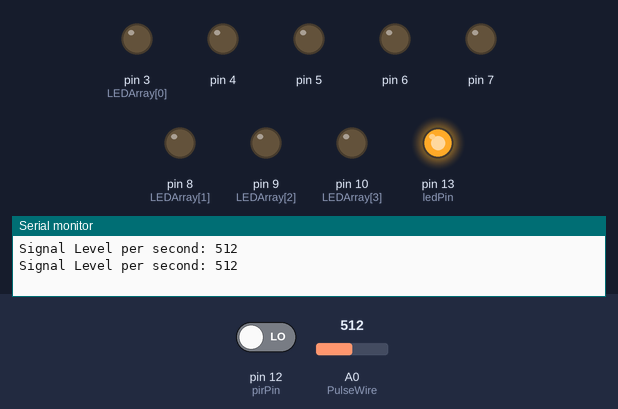
A sketch run on a simulated Arduino Uno, built with avr-gcc and run on an emulated ATmega328P. Parts: output pins drawn as LEDs (lit = HIGH), the last lines printed to the serial monitor. Inputs (shaded band) come from the test bench; at power-on: pin 12 (pirPin) LOW, A0 (PulseWire) = 512.

Above: at 1.8 s.
1.9 s: pin 12 (pirPin) driven HIGH
At 2.4 s:
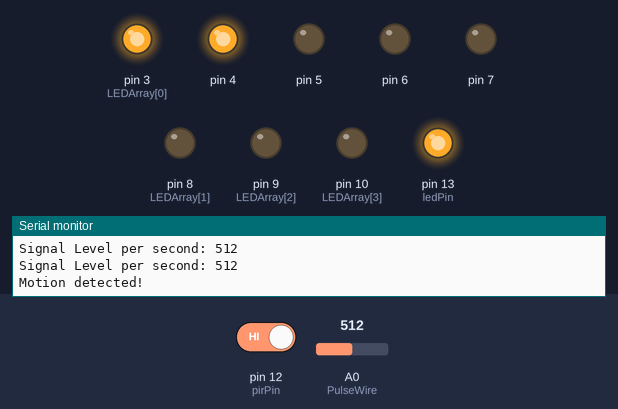
5.5 s: A0 (PulseWire) set to 409
9.0 s: A0 (PulseWire) set to 388
At 12.9 s:
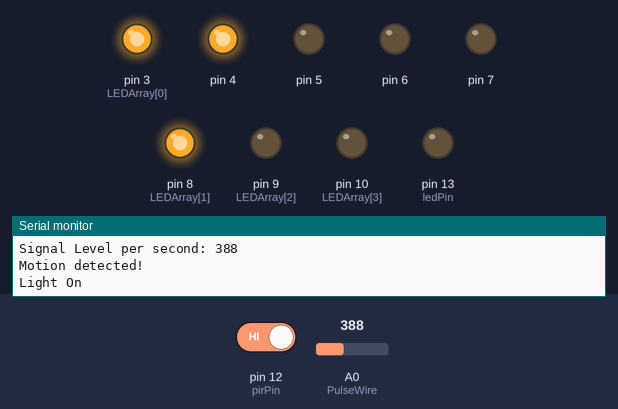
13.1 s: A0 (PulseWire) set to 410
17.0 s: pin 12 (pirPin) driven LOW
At 18.2 s:
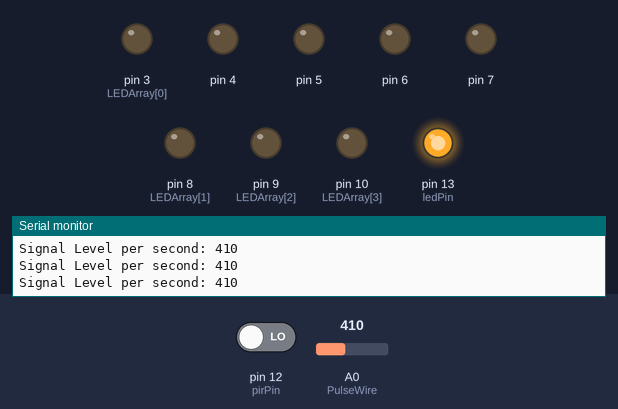
Timing chart, 0 to 19.5 s (numbered marks = the images above; inputs shaded):
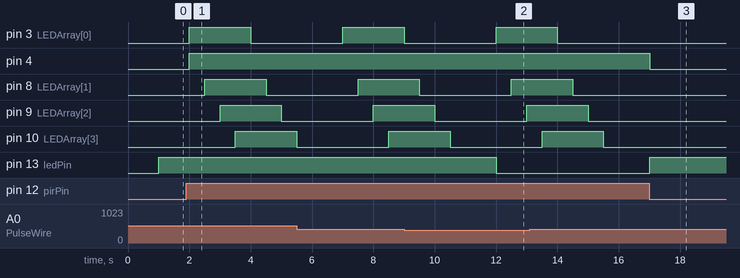

The sketch:

FinalAdrunio.ino
```cpp
int LEDArray[] = {3, 8, 9, 10};
int numOfLEDs = 4;
int pirState = LOW; //We need to assuming no motion detected
int pirPin = 12;
int pirVal = 0;

unsigned long myTime;
const int PulseWire = A0;
int Threshold = 400;
const int ledPin = 13; // the number of the LED pin
int val = 0;  // variable to store the value read
unsigned long start;
unsigned int count = 0;
int mins = 0;

//int ZedPin = 2; //test

void setup() {

  Serial.begin(9600);
  pinMode(pirPin, INPUT);

  int i;
  for (i = 0; i < numOfLEDs; i++) {
    pinMode(LEDArray[i], OUTPUT);
  }

  pinMode(ledPin, OUTPUT);
  start = millis();
  //send_dec2binary4digit(3);
}

void loop() {

  pirVal = digitalRead(pirPin);
  int i;
  if (pirVal == HIGH) {
    Serial.println("Motion detected!"); //Debug used
    //digitalWrite(ZedPin, 1); //Zedboard
    send_dec2binary4digit(1);
    for (i = 0; i < numOfLEDs; i++) {
      digitalWrite(LEDArray[i], 255);
      // Your code here
      delay (500); // This delay is going to enable the light one by one only
      Serial.println("Light On"); //Debug used
    }
    // Your code here
    for (i = 0; i < numOfLEDs; i++) { // This for-loop code is going to turn off the LED light with a delay one by one to set it back as 0
      analogWrite(LEDArray[i], 0);
      delay (500); // The delay is requires same as enable the light one by one also need to turn off one by one
      Serial.println("Light Off"); //Debug used
    }
    if (pirState == HIGH) { //Since the motion has change to high voltage when it detect the motion, after that we need to reset it and ensure the state is low for waiting next motion detection
      Serial.println("Light Out"); //Debug used
      pirState = LOW;
      Serial.println("Motion ended!"); //Debug used
    }
  }
  else {
    send_dec2binary4digit(0);
    //analogWrite(ZedPin, 0); //Zedboard
    for (i = 0; i < numOfLEDs; i++) {
      analogWrite(LEDArray[i], 0);
    }
    if (pirState == HIGH) {
      pirState = LOW;
      Serial.println("Motion ended!"); //Debug used
    }
  }
  if (millis() - start < 60000) { // 1mins
    val = analogRead(PulseWire);  // read the input pin
    Serial.print("Signal Level per second: ");
    Serial.println(val);          // debug value
    delay(1000);
    if (val > Threshold) {
      // turn LED on:
      digitalWrite(ledPin, HIGH);
      count++;
      // Serial.println("Higher than the threshold 550!!");
    } else {
      // turn LED off:
      digitalWrite(ledPin, LOW);
    }
  }
  else {// time window exceeded.
    mins++;
    Serial.print(mins); // prints X min
    Serial.print(" mins has been passed! "); // prints X min
    Serial.print("Signal Level per mins: ");
    Serial.print(val);          // debug value
    Serial.print(", Pulse Rate: ");
    Serial.println(count, DEC);
    start = millis();
    count = 0;
  }
}

void send_dec2binary4digit(unsigned int num) {
  unsigned int shifter = num;
  //  analogWrite(7, (shifter >> 3 & 1));
  //  analogWrite(6, (shifter >> 2 & 1));
  //  analogWrite(5, (shifter >> 1 & 1));
  //  analogWrite(4, (shifter >> 0 & 1));
  //  digitalWrite(7, (shifter >> 3 & 1));
  //  digitalWrite(6, (shifter >> 2 & 1));
  //  digitalWrite(5, (shifter >> 1 & 1));
  //  digitalWrite(4, (shifter >> 0 & 1));
  if ((shifter >> 3 & 1) == 1){
    digitalWrite(7, (shifter >> 3 & 1));
  } else {
    analogWrite(7, (shifter >> 3 & 1));
  }
  if ((shifter >> 2 & 1) == 1){
    digitalWrite(6, (shifter >> 2 & 1));
  } else {
    analogWrite(6, (shifter >> 2 & 1));
  }
  if ((shifter >> 1 & 1) == 1){
    digitalWrite(5, (shifter >> 1 & 1));
  } else {
    analogWrite(5, (shifter >> 1 & 1));
  }
  if ((shifter >> 0 & 1) == 1){
    digitalWrite(4, (shifter >> 0 & 1));
  } else {
    analogWrite(4, (shifter >> 0 & 1));
  }
//    Serial.println((shifter >> 3 & 1));
//    Serial.println((shifter >> 2 & 1));
//    Serial.println((shifter >> 1 & 1));
//    Serial.println((shifter >> 0 & 1));
}
```

Measured:
- the behaviour switches between 401 and 400 on A0 (PulseWire) (found by bisection; images 1 and 2)
- after the input at 1.9 s, pin 3 (LEDArray[0]): LOW → HIGH after 0.10 s, → LOW 2.0 s later; pin 4: LOW → HIGH after 0.10 s; pin 8 (LEDArray[1]): LOW → HIGH after 0.60 s, → LOW 2.0 s later; pin 9 (LEDArray[2]): LOW → HIGH after 1.1 s, → LOW 2.0 s later; pin 10 (LEDArray[3]): LOW → HIGH after 1.6 s
- after the input at 9.0 s, pin 13 (ledPin): HIGH → LOW after 3.0 s
- after the input at 17.0 s, pin 3 (LEDArray[0]): stays LOW (without the input it goes to HIGH after 0.01 s); pin 4: HIGH → LOW at once
